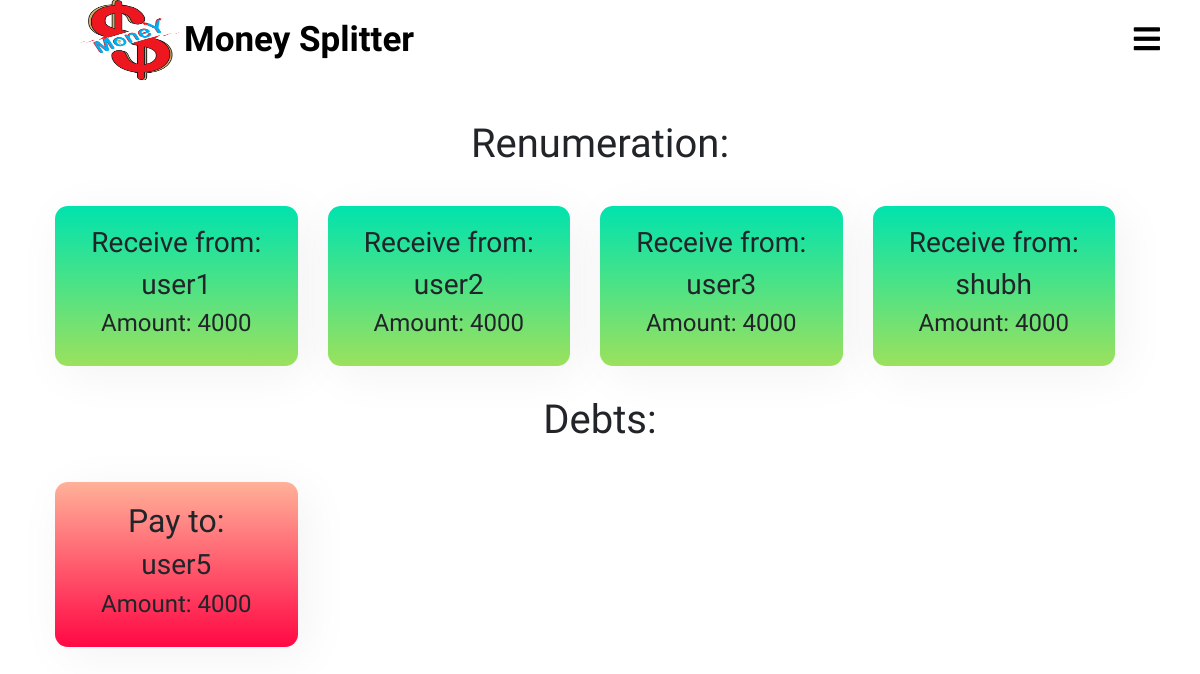
The page /splitter/final_settlements/ (signed in) on the database its author committed.
### splitter/models.py (models this page shows, shortened)
class final_transactions(models.Model):
    sender = models.ForeignKey(User, on_delete = models.CASCADE, related_name = 'final_transaction_sender')
    receiver = models.ForeignKey(User, on_delete= models.CASCADE, related_name = 'final_transaction_receiver')
    final_amount = models.IntegerField()

class User(AbstractUser):
    pass

### splitter/views.py (the view)
# urls.py: path('final_settlements/',views.final_settlements,name="final_settlements"),
def final_settlements(request):
    user_sender = final_transactions.objects.filter(sender = request.user)
    user_receiver = final_transactions.objects.filter(receiver = request.user)
    user_sender_positive = []
    user_sender_negative = []
    user_receiver_positive = []
    user_receiver_negative = []
    noincome = False
    noexpense = False
    for obj in user_sender:
        if(obj.final_amount > 0):
            user_sender_positive.append(obj)
        if(obj.final_amount < 0):
            obj.final_amount = abs(obj.final_amount)
            user_sender_negative.append(obj)
    for obj in user_receiver:
        if(obj.final_amount > 0):
            user_receiver_positive.append(obj)
        if(obj.final_amount < 0):
            obj.final_amount = abs(obj.final_amount)
            user_receiver_negative.append(obj)
    if len(user_receiver_positive) == 0 and len(user_sender_negative) == 0:
        noincome = True
    if len(user_sender_positive) == 0 and len(user_receiver_negative) == 0:
        noexpense = True
    return render(request,'splitter/final_settlements.html',{'user_sender_positive':user_sender_positive,
                                                                'user_sender_negative':user_sender_negative,
                                                                'user_receiver_positive':user_receiver_positive,
                                                                'user_receiver_negative':user_receiver_negative,
                                                                'noincome':noincome,
                                                                'noexpense':noexpense})

### templates/splitter/final_settlements.html (shortened to what this page needs)
{% extends 'splitter/base.html' %}
{% load static %}
{% block css %}
  <link rel="stylesheet" href="{% static 'css/final_settlements.css' %}">
{% endblock %}
{% block content %}
<div class="container">
  <div class="final-debt-info">
    <div class="final-debt-income">
      <h1>Renumeration:</h1>
      <div class="row">
        {% if noincome %}
          <h4>Oops! Looks like no remuneration is pending.</h4>
        {% else %}
        {% for obj in user_receiver_positive %}
          <div class="col-lg-3 col-md-4 col-sm-6 col-12">
            <div class="incomes-debts-info">
              <h3>Receive from:</h3>
              <h3>{{ obj.sender.username }}</h3>
              <h4>Amount: {{ obj.final_amount }}</h4>
            </div>
          </div>
        {% endfor %}
        {% for obj in user_sender_negative %}
          <div class="col-lg-3 col-md-4 col-sm-6 col-12">
            <div class="incomes-debts-info">
              <h3>Receive from:</h3>
              <h3>{{ obj.receiver.username }}</h3>
              <h4>Amount: {{ obj.final_amount }}</h4>
            </div>
          </div>
        {% endfor %}
        {% endif %}
      </div>
    </div>
    <div class="final-debt-expense">
      <h1>Debts:</h1>
      <div class="row">
        {% if noexpense %}
        <h4>Hurray! No debts pending.</h4>
        {% else %}
        {% for obj in user_receiver_negative %}
        <div class="col-lg-3 col-md-4 col-sm-6 col-12">
          <div class="expense-debts-info">
            <h2>Pay to:</h2>
            <h3>{{ obj.sender.username }}</h3>
            <h4>Amount: {{ obj.final_amount }}</h4>
          </div>
        </div>
        {% endfor %}
        {% endif %}
      </div>
    </div>
  </div>
</div>
{% endblock %}

### static/css/home_page.css (style rules this page uses)
* { padding: 0; margin: 0; text-decoration: none; list-style: none; box-sizing: border-box; font-family: 'Merienda One', cursive; }
body,html { overflow-x: hidden; }
:root { var(--IndianRed): #db575b; var(--Aqua): #99ffe4; var(--MiddleBlue): #88cfd3; var(--SteelBlue): #578bb2; var(--BdazzledBlue): #345c98; var(--DarkButton): linear-gradient(to top, #30cfd0 0%, #330867 100%); var(--LightButton): linear-gradient(to top, #48c6ef 0%, #6f86d6 100%); var(--RedButton): linear-gradient(45deg, #874da2 0%, #c43a30 100%); }

### static/css/final_settlements.css (style rules this page uses)
* { margin: 0; padding: 0; }
body,html { margin: 0; padding: 0; }
.final-debt-info { margin: 0; padding: 10px; text-align: center; justify-content: center; }
.final-debt-info .final-debt-income { text-align: center; margin: 30px 0px; justify-content: center; }
.final-debt-info .final-debt-expense { text-align: center; margin: 30px 0px; justify-content: center; }
.final-debt-info .final-debt-income .row { width: 100%; }
.final-debt-info .final-debt-expense .row { width: 100%; }
.incomes-debts-info { margin-top: 30px; padding: 20px; box-shadow: .5rem .5rem 3rem 1px rgba(0,0,0,.05); background-image: linear-gradient(to top, #9be15d 0%, #00e3ae 100%); border-radius: .8rem; text-align: center; }
.expense-debts-info { margin-top: 30px; padding: 20px; box-shadow: .5rem .5rem 3rem 1px rgba(0,0,0,.05); background-image: linear-gradient(to top, #ff0844 0%, #ffb199 100%); border-radius: .8rem; text-align: center; }

### rows shown on the page
final_transactions: sender.username "user1", final_amount "4000"
final_transactions: sender.username "user2", final_amount "4000"
final_transactions: sender.username "user3", final_amount "4000"
final_transactions: receiver.username "shubh", final_amount "4000"
final_transactions: sender.username "user5", final_amount "4000"
